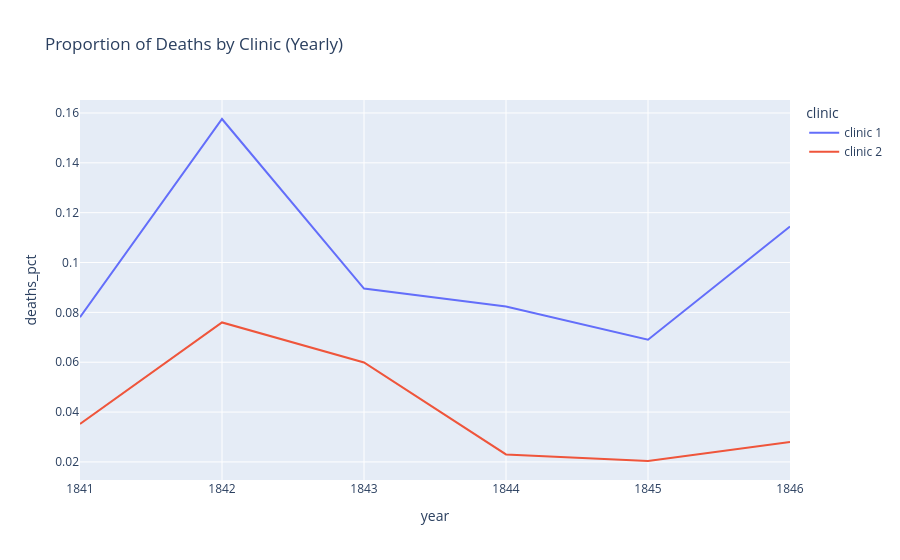

Notebook code for this chart:
### Code cell
data_year['deaths_pct'] = data_year.deaths / data_year.births

clinic_men = data_year[data_year.clinic == 'clinic 1']
clinic_women = data_year[data_year.clinic == 'clinic 2']

death_rate_clinic_men = clinic_men.deaths.sum() / clinic_men.births.sum() * 100
death_rate_clinic_women = clinic_women.deaths.sum() / clinic_women.births.sum() * 100

print(f"Death rate - Men's Clinic (Avg.) : {death_rate_clinic_men:.3}%")
print(f"Death rate - Women's Clinic (Avg.) : {death_rate_clinic_women:.3}%")

line = px.line(data_year, x = 'year', y = 'deaths_pct', color = 'clinic', title = 'Proportion of Deaths by Clinic (Yearly)')

line.show()

### Figure 1 — Plotly figure (JSON) as saved in the notebook; plotly's stock layout.template omitted (floating-point values rounded to 4 significant figures)
{"data": [{"hovertemplate": "clinic=clinic 1<br>year=%{x}<br>deaths_pct=%{y}<extra></extra>", "legendgroup": "clinic 1", "line": {"color": "#636efa", "dash": "solid"}, "marker": {"symbol": "circle"}, "mode": "lines", "name": "clinic 1", "orientation": "v", "showlegend": true, "type": "scatter", "x": [1841, 1842, 1843, 1844, 1845, 1846], "xaxis": "x", "y": [0.07806, 0.1576, 0.08954, 0.08236, 0.06901, 0.1145], "yaxis": "y"}, {"hovertemplate": "clinic=clinic 2<br>year=%{x}<br>deaths_pct=%{y}<extra></extra>", "legendgroup": "clinic 2", "line": {"color": "#EF553B", "dash": "solid"}, "marker": {"symbol": "circle"}, "mode": "lines", "name": "clinic 2", "orientation": "v", "showlegend": true, "type": "scatter", "x": [1841, 1842, 1843, 1844, 1845, 1846], "xaxis": "x", "y": [0.03522, 0.07597, 0.05988, 0.023, 0.02036, 0.02797], "yaxis": "y"}], "layout": {"legend": {"title": {"text": "clinic"}, "tracegroupgap": 0}, "title": {"text": "Proportion of Deaths by Clinic (Yearly)"}, "xaxis": {"anchor": "y", "domain": [0, 1], "title": {"text": "year"}}, "yaxis": {"anchor": "x", "domain": [0, 1], "title": {"text": "deaths_pct"}}}}
